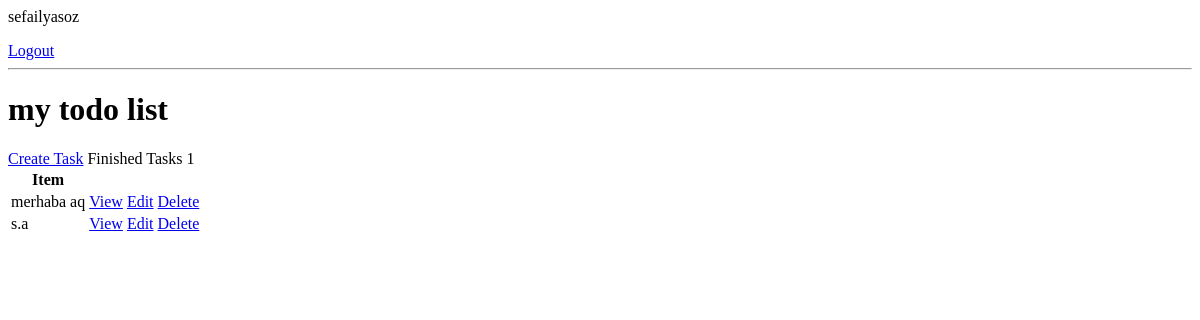
The app's page / (signed in), older data.
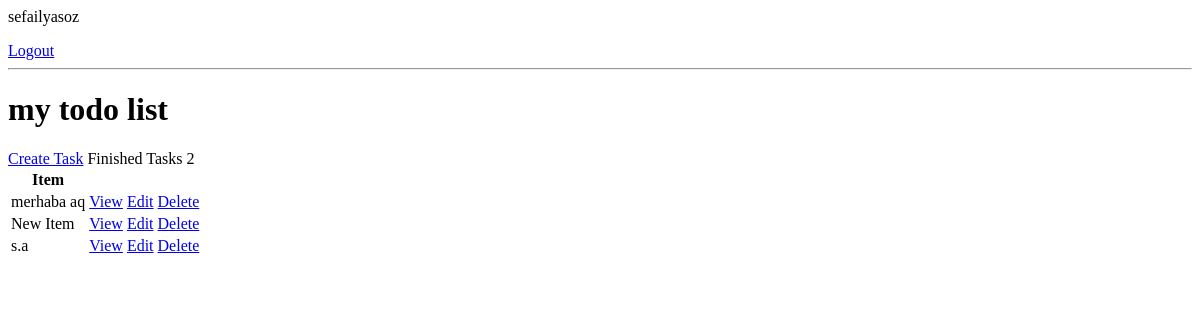
The same page, newer data.
### base/models.py (models this page shows, shortened)
class Task(models.Model):
    user = models.ForeignKey(User, on_delete=models.SET_NULL, null=True, blank=True)
    title = models.CharField(max_length=200)
    description = models.TextField(null=True, blank=True)
    complete = models.BooleanField(default=False)
    created = models.DateTimeField(auto_now_add=True)
    class Meta:
        ordering = ["complete"]

### base/views.py (the view)
# urls.py: path("", TaskList.as_view(), name="tasks"),
class TaskList(LoginRequiredMixin, ListView):
    model = Task
    context_object_name = "tasks"
    def get_context_data(self, **kwargs):
        context = super().get_context_data(**kwargs)
        context["tasks"] = context["tasks"].filter(user=self.request.user)
        context["count"] = context["tasks"].filter(complete=False).count()
        return context
    template_name = "base/tasks.html"

### base/templates/base/tasks.html (shortened to what this page needs)
{%if request.user.is_authenticated%}
<p>{{request.user}}</p>
<a href="{% url 'logout' %}">Logout</a>
{%else%}
<a href="{% url 'login' %}">Login</a>
{%endif%}
<hr />
<h1>my todo list</h1>
<a href="{%url 'createTask' %}">Create Task</a>
<table>
	<tr>
		<th>Item</th>
	</tr>
	{% for task in tasks %}
	<tr>
		<td>{{task.title}}</td>
		<td><a href='{% url "taskDetail" task.id %}'>View</a></td>
		<td><a href='{% url "updateTask" task.id %}'>Edit</a></td>
		<td><a href='{% url "deleteTask" task.id %}'>Delete</a></td>
	</tr>
	{%empty%}
	<h3>no items in list</h3>
	{%endfor%}
</table>

Row changes from the older to the newer data that the page shows:
added Task: title "New Item"
Text that changed along with them:
text written by a page script: "Finished Tasks 1" → "Finished Tasks 2"
